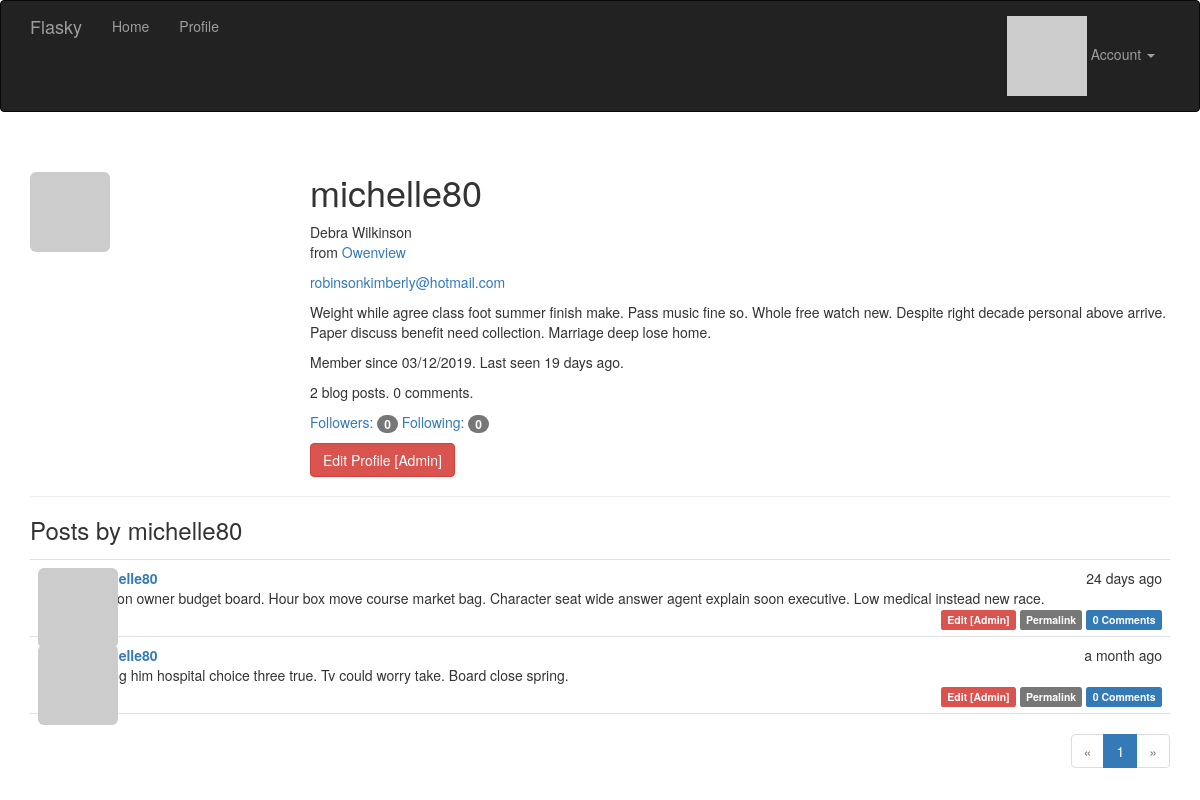
Page /user/michelle80 (signed in) on the committed database.
### app/models.py (models this page shows, shortened)
class User(UserMixin, db.Model):
    __tablename__ = 'users'
    id = db.Column(db.Integer, primary_key=True)
    email = db.Column(db.String(64), unique=True, index=True)
    username = db.Column(db.String(64), unique=True, index=True)
    role_id = db.Column(db.Integer, db.ForeignKey('roles.id'))
    password_hash = db.Column(db.String(128))
    confirmed = db.Column(db.Boolean, default=False)
    name = db.Column(db.String(64))
    location = db.Column(db.String(64))
    about_me = db.Column(db.Text())
    member_since = db.Column(db.DateTime(), default=datetime.utcnow)
    last_seen = db.Column(db.DateTime(), default=datetime.utcnow)
    avatar_hash = db.Column(db.String(32))
    posts = db.relationship('Post', backref='author', lazy='dynamic')
    followed = db.relationship('Follow',
                               foreign_keys=[Follow.follower_id],
                               backref=db.backref('follower', lazy='joined'),
                               lazy='dynamic',
                               cascade='all, delete-orphan')
    followers = db.relationship('Follow',
                                foreign_keys=[Follow.followed_id],
                                backref=db.backref('followed', lazy='joined'),
                                lazy='dynamic',
                                cascade='all, delete-orphan')
    comments = db.relationship('Comment', backref='author', lazy='dynamic')
    @property
    def password(self):
        raise AttributeError('password is not a readable attribute')
    def can(self, perm):
        return self.role is not None and self.role.has_permission(perm)
    def is_administrator(self):
        return self.can(Permission.ADMIN)
    def ping(self):
        self.last_seen = datetime.utcnow()
        db.session.add(self)
    def gravatar(self, size=100, default='identicon', rating='g'):
        url = 'https://secure.gravatar.com/avatar'
        hash = self.avatar_hash or self.gravatar_hash()
        return '{url}/{hash}?s={size}&d={default}&r={rating}'.format(
            url=url, hash=hash, size=size, default=default, rating=rating)
    def is_following(self, user):
        if user.id is None:
            return False
        return self.followed.filter_by(
            followed_id=user.id).first() is not None

class Post(db.Model):
    __tablename__ = 'posts'
    id = db.Column(db.Integer, primary_key=True)
    body = db.Column(db.Text)
    body_html = db.Column(db.Text)
    timestamp = db.Column(db.DateTime, index=True, default=datetime.utcnow)
    author_id = db.Column(db.Integer, db.ForeignKey('users.id'))
    comments = db.relationship('Comment', backref='post', lazy='dynamic')

### app/main/views.py (the view)
@main.route('/user/<username>')
def user(username):
    user = User.query.filter_by(username=username).first_or_404()
    page = request.args.get('page', 1, type=int)
    pagination = user.posts.order_by(Post.timestamp.desc()).paginate(
        page, per_page=current_app.config['FLASKY_POSTS_PER_PAGE'],
        error_out=False)
    posts = pagination.items
    return render_template('user.html', user=user, posts=posts,
                           pagination=pagination)

### app/auth/views.py (called while the page is built)
@auth.before_app_request
def before_request():
    if current_user.is_authenticated:
        current_user.ping()
        if not current_user.confirmed \
                and request.endpoint \
                and request.blueprint != 'auth' \
                and request.endpoint != 'static':
            return redirect(url_for('auth.unconfirmed'))

### app/main/__init__.py (called while the page is built)
@main.app_context_processor
def inject_permissions():
    return dict(Permission=Permission)

### app/main/views.py (called while the page is built)
@main.after_app_request
def after_request(response):
    for query in get_debug_queries():
        if query.duration >= current_app.config['FLASKY_SLOW_DB_QUERY_TIME']:
            current_app.logger.warning(
                'Slow query: %s\nParameters: %s\nDuration: %fs\nContext: %s\n'
                % (query.statement, query.parameters, query.duration,
                   query.context))
    return response

### app/models.py (called while the page is built)
@login_manager.user_loader
def load_user(user_id):
    return User.query.get(int(user_id))

    def has_permission(self, perm):
        return self.permissions & perm == perm

### app/templates/user.html (shortened to what this page needs)
{% extends "base.html" %}
{% import "_macros.html" as macros %}
{% block page_content %}
<div class="page-header">
    <img class="img-rounded profile-thumbnail" src="{{ user.gravatar(size=256) }}">
    <div class="profile-header">
        <h1>{{ user.username }}</h1>
        {% if user.name or user.location %}
        <p>
            {% if user.name %}{{ user.name }}<br>{% endif %}
            {% if user.location %}
                from <a href="http://maps.google.com/?q={{ user.location }}">{{ user.location }}</a><br>
            {% endif %}
        </p>
        {% endif %}
        {% if current_user.is_administrator() %}
        <p><a href="mailto:{{ user.email }}">{{ user.email }}</a></p>
        {% endif %}
        {% if user.about_me %}<p>{{ user.about_me }}</p>{% endif %}
        <p>Member since {{ moment(user.member_since).format('L') }}. Last seen {{ moment(user.last_seen).fromNow() }}.</p>
        <p>{{ user.posts.count() }} blog posts. {{ user.comments.count() }} comments.</p>
        <p>
            <a href="{{ url_for('.followers', username=user.username) }}">Followers: <span class="badge">{{ user.followers.count() - 1 }}</span></a>
            <a href="{{ url_for('.followed_by', username=user.username) }}">Following: <span class="badge">{{ user.followed.count() - 1 }}</span></a>
        </p>
        <p>
            {% if current_user.is_administrator() %}
            <a class="btn btn-danger" href="{{ url_for('.edit_profile_admin', id=user.id) }}">Edit Profile [Admin]</a>
            {% endif %}
        </p>
    </div>
</div>
<h3>Posts by {{ user.username }}</h3>
{% include '_posts.html' %}
{% if pagination %}
<div class="pagination">
    {{ macros.pagination_widget(pagination, '.user', username=user.username) }}
</div>
{% endif %}
{% endblock %}

### app/templates/base.html (shortened to what this page needs)
{% extends "bootstrap/base.html" %}
{% block head %}
{{ super() }}
<link rel="stylesheet" type="text/css" href="{{ url_for('static', filename='styles.css') }}">
{% endblock %}
{% block navbar %}
<div class="navbar navbar-inverse" role="navigation">
    <div class="container">
        <div class="navbar-header">
            <a class="navbar-brand" href="{{ url_for('main.index') }}">Flasky</a>
        </div>
        <div class="navbar-collapse collapse">
            <ul class="nav navbar-nav">
                <li><a href="{{ url_for('main.index') }}">Home</a></li>
                {% if current_user.is_authenticated %}
                <li><a href="{{ url_for('main.user', username=current_user.username) }}">Profile</a></li>
                {% endif %}
            </ul>
            <ul class="nav navbar-nav navbar-right">
                {% if current_user.is_authenticated %}
                <li class="dropdown">
                    <a href="#" class="dropdown-toggle" data-toggle="dropdown">
                        <img src="{{ current_user.gravatar(size=18) }}">
                        Account <b class="caret"></b>
                    </a>
                </li>
                {% else %}
                <li><a href="{{ url_for('auth.login') }}">Log In</a></li>
                {% endif %}
            </ul>
        </div>
    </div>
</div>
{% endblock %}
{% block content %}
<div class="container">
    {% block page_content %}{% endblock %}
</div>
{% endblock %}

### app/templates/_macros.html
{% macro pagination_widget(pagination, endpoint, fragment='') %}
<ul class="pagination">
    <li{% if not pagination.has_prev %} class="disabled"{% endif %}>
        <a href="{% if pagination.has_prev %}{{ url_for(endpoint, page=pagination.prev_num, **kwargs) }}{{ fragment }}{% else %}#{% endif %}">
            &laquo;
        </a>
    </li>
    {% for p in pagination.iter_pages() %}
        {% if p %}
            {% if p == pagination.page %}
            <li class="active">
                <a href="{{ url_for(endpoint, page = p, **kwargs) }}{{ fragment }}">{{ p }}</a>
            </li>
            {% else %}
            <li>
                <a href="{{ url_for(endpoint, page = p, **kwargs) }}{{ fragment }}">{{ p }}</a>
            </li>
            {% endif %}
        {% else %}
        <li class="disabled"><a href="#">&hellip;</a></li>
        {% endif %}
    {% endfor %}
    <li{% if not pagination.has_next %} class="disabled"{% endif %}>
        <a href="{% if pagination.has_next %}{{ url_for(endpoint, page=pagination.next_num, **kwargs) }}{{ fragment }}{% else %}#{% endif %}">
            &raquo;
        </a>
    </li>
</ul>
{% endmacro %}

### app/templates/_posts.html
<ul class="posts">
    {% for post in posts %}
    <li class="post">
        <div class="post-thumbnail">
            <a href="{{ url_for('.user', username=post.author.username) }}">
                <img class="img-rounded profile-thumbnail" src="{{ post.author.gravatar(size=40) }}">
            </a>
        </div>
        <div class="post-content">
            <div class="post-date">{{ moment(post.timestamp).fromNow() }}</div>
            <div class="post-author"><a href="{{ url_for('.user', username=post.author.username) }}">{{ post.author.username }}</a></div>
            <div class="post-body">
                {% if post.body_html %}
                    {{ post.body_html | safe }}
                {% else %}
                    {{ post.body }}
                {% endif %}
            </div>
            <div class="post-footer">
                {% if current_user == post.author %}
                <a href="{{ url_for('.edit', id=post.id) }}">
                    <span class="label label-primary">Edit</span>
                </a>
                {% elif current_user.is_administrator() %}
                <a href="{{ url_for('.edit', id=post.id) }}">
                    <span class="label label-danger">Edit [Admin]</span>
                </a>
                {% endif %}
                <a href="{{ url_for('.post', id=post.id) }}">
                    <span class="label label-default">Permalink</span>
                </a>
                <a href="{{ url_for('.post', id=post.id) }}#comments">
                    <span class="label label-primary">{{ post.comments.count() }} Comments</span>
                </a>
            </div>
        </div>
    </li>
    {% endfor %}
</ul>

### app/static/styles.css (style rules this page uses)
.profile-thumbnail { position: absolute; }
.profile-header { min-height: 260px; margin-left: 280px; }
ul.posts { list-style-type: none; padding: 0px; margin: 16px 0px 0px 0px; border-top: 1px solid #e0e0e0; }
ul.posts li.post { padding: 8px; border-bottom: 1px solid #e0e0e0; }
div.post-date { float: right; }
div.post-author { font-weight: bold; }
div.post-thumbnail { position: absolute; }
div.post-content { margin-left: 48px; min-height: 48px; }
div.post-footer { text-align: right; }
div.pagination { width: 100%; text-align: right; padding: 0px; margin: 0px; }

### rows in the picture
User: username "michelle80", name "Debra Wilkinson", location "Owenview", email "robinsonkimberly@hotmail.com", about_me "Weight while agree class foot summer finish make. Pass music fine so. Whole free watch new. Despite right decade personal above arrive. Paper discuss benefit need collection. Marriage deep lose home.", member_since "03/12/2019", last_seen "19 days ago"
Post: timestamp "24 days ago", author.username "michelle80", body "Section owner budget board. Hour box move course market bag. Character seat wide answer agent explain soon executive. Low medical instead new race.", comments.count "0"
Post: timestamp "a month ago", author.username "michelle80", body "Wrong him hospital choice three true. Tv could worry take. Board close spring.", comments.count "0"

### other values in the picture
{{ user.posts.count() }} "2"
{{ user.comments.count() }} "0"
{{ user.followers.count() - 1 }} "0"
{{ user.followed.count() - 1 }} "0"
{{ p }} "1"
